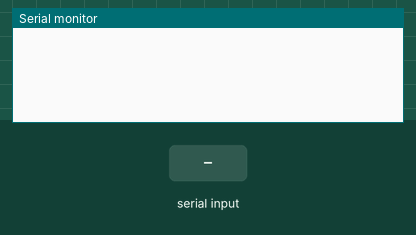
A sketch run on a simulated Arduino Uno, built with avr-gcc and run on an emulated ATmega328P. Parts: the last lines printed to the serial monitor. The inputs (shaded band) are chosen by the test bench.

Above: at 1.2 s.
1.3 s: "Hola\n" received over Serial
At 2.4 s:
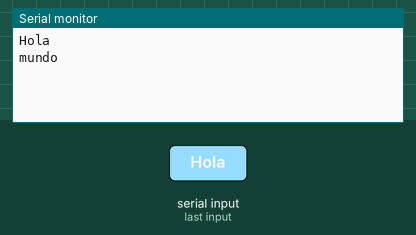
2.8 s: "1\n" received over Serial
At 3.3 s:
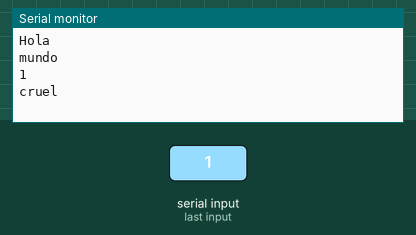

Measured:
- after the input at 1.3 s, the serial monitor: prints a new line at once (image 1)
- after the input at 2.8 s, the serial monitor: prints a new line at once (image 2)

The sketch:

EjemploReadMonitor.ino
```cpp
String comando;

void setup() {
  Serial.begin(9600);
}

void loop() {
  while(Serial.available() > 0) {
    comando = Serial.readStringUntil('\n');
    Serial.println(comando);
    if(comando=="Hola") {
      Serial.println("mundo");
    } else {
      Serial.println("cruel");
    }
  }
}
```
